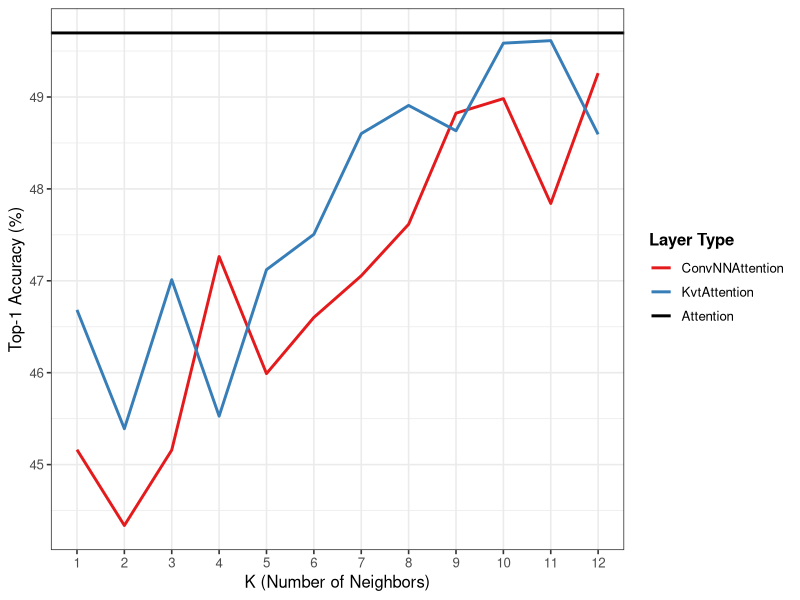
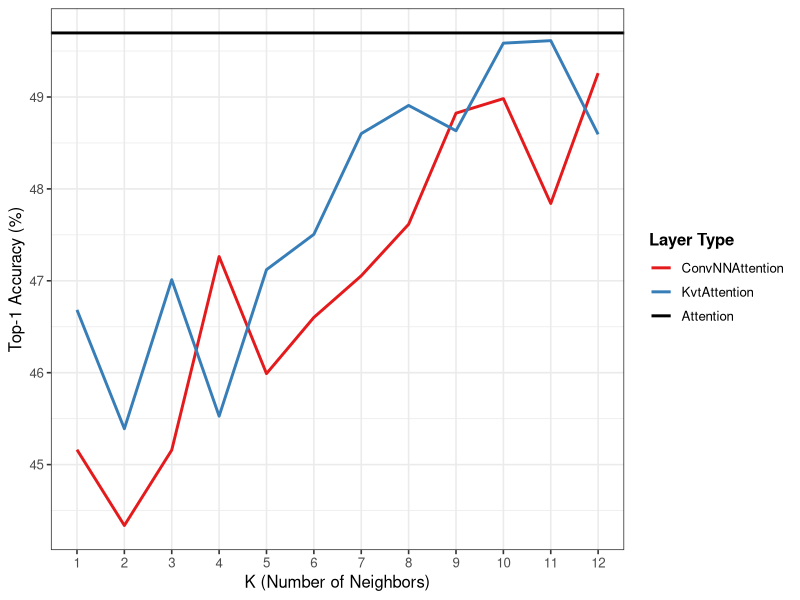

Write the R code that produced these figures, in order.
library(tidyverse)
library(stringr)
library(RColorBrewer) # Needed for brewer.pal()

### K: 1-12
# --- Data Reading ---
setwd("/Users/mingikang/Developer/Convolutional-Nearest-Neighbor-Attention/Final_Output/")
df <- read_csv("csv/K_test.csv")

# --- Data Preparation ---
df_cifar = df %>%
  filter(dataset == "ViT-Tiny-CIFAR100") %>%
  select(layer,
         K,
         BestAcc = best_test_accuracy_top1,
         AveAcc = ave_test_accuracy_top1
  )

# Split data
attention = df_cifar %>%
  filter(layer == "Attention")


convnn = df_cifar %>%
  filter(layer != "Attention")  %>%
  mutate(K = as.numeric(K)) %>% # *** FIX 1: Convert K to a number ***
  filter(K != 16 & K != 25 & K != 36) # Filter using numbers

# --- Setup for Scales (to merge legends) ---

# Get all unique layer names
convnn_layers = unique(convnn$layer)
all_layers = c(convnn_layers, "Attention")

# 1. Define linetypes: "Attention" is dotted, others solid
linetype_values = setNames(
  c(rep("solid", length(convnn_layers)), "solid"),
  all_layers
)
# 2. Define colors (REVISED)
n_convnn_layers = length(convnn_layers)

# Get a palette of at least 3 colors, or more if needed
base_palette = brewer.pal(max(3, n_convnn_layers), "Set1")

# Take only the first n colors from that palette
convnn_colors = base_palette[1:n_convnn_layers]

# Assign colors: "Attention" is black, others from the palette
color_values = setNames(
  c(convnn_colors, "black"),
  all_layers
)

# --- Create the Plot ---
k_plot <- ggplot() + # Start with a blank canvas

  # Layer 1: ConvNN lines
  geom_line(
    data = convnn,
    aes(x = K,
        y = AveAcc,
        color = factor(layer),
        linetype = factor(layer)
    ),
    linewidth = 1
  ) +

  # Layer 2: Attention horizontal line
  geom_hline(
    data = attention,
    aes(yintercept = AveAcc,
        color = factor(layer),
        linetype = factor(layer)   # Use factor() for consistency
    ),
    linewidth = 1.0
  ) +

  # --- Customize Scales and Legends ---

  # Use scale_color_manual to control all colors
  scale_color_manual(
    name = "Layer Type", # Renamed legend title
    values = color_values
  ) +

  # Use scale_linetype_manual to control all linetypes
  scale_linetype_manual(
    name = "Layer Type", # Use same name to merge legends
    values = linetype_values
  ) +

  # --- Customize Axes and Labels ---
  scale_x_continuous(
    breaks = seq(1, 12, by = 1),
    minor_breaks = NULL,
    limits = c(1, 12)
  ) +
  scale_y_continuous(
    # breaks = seq(46, 51, by=0.5),
    # minor_breaks = NULL
  ) +
  labs(
    x = "K (Number of Neighbors)",
    y = "Top-1 Accuracy (%)"
  ) +

  # --- Apply a Theme ---
  theme_bw(base_size = 12) +
  theme(
    legend.position = "right",
    legend.title = element_text(face = "bold")
  )


# 
# # --- Data Preparation ---
# df_cifar = df %>% 
#   filter(dataset == "ViT-Tiny-CIFAR10") %>%
#   select(layer, 
#          K, 
#          BestAcc = best_test_accuracy_top1, 
#          AveAcc = ave_test_accuracy_top1
#   ) 
# 
# # Split data
# attention = df_cifar %>%
#   filter(layer == "Attention") 
# 
# 
# convnn = df_cifar %>%
#   filter(layer != "Attention")  %>% 
#   mutate(K = as.numeric(K)) %>%
#   filter(K %in% c(1, 4, 9, 16, 25, 36))
# 
# # --- Setup for Scales (to merge legends) ---
# 
# # Get all unique layer names
# convnn_layers = unique(convnn$layer)
# all_layers = c(convnn_layers, "Attention")
# 
# # 1. Define linetypes: "Attention" is dotted, others solid
# linetype_values = setNames(
#   c(rep("solid", length(convnn_layers)), "solid"), 
#   all_layers
# )
# # 2. Define colors (REVISED)
# n_convnn_layers = length(convnn_layers)
# 
# # Get a palette of at least 3 colors, or more if needed
# base_palette = brewer.pal(max(3, n_convnn_layers), "Set1")
# 
# # Take only the first n colors from that palette
# convnn_colors = base_palette[1:n_convnn_layers]
# 
# # Assign colors: "Attention" is black, others from the palette
# color_values = setNames(
#   c(convnn_colors, "black"),
#   all_layers
# )
# 
# # --- Create the Plot ---
# k_plot <- ggplot() + # Start with a blank canvas
#   
#   # Layer 1: ConvNN lines
#   geom_line(
#     data = convnn, 
#     aes(x = K, 
#         y = AveAcc, 
#         color = factor(layer), 
#         linetype = factor(layer)
#     ), 
#     linewidth = 1
#   ) +
#   
#   # Layer 2: Attention horizontal line
#   geom_hline(
#     data = attention, 
#     aes(yintercept = AveAcc, 
#         color = factor(layer),     
#         linetype = factor(layer)   # Use factor() for consistency
#     ), 
#     linewidth = 1.0
#   ) +
#   
#   # --- Customize Scales and Legends ---
#   
#   # Use scale_color_manual to control all colors
#   scale_color_manual(
#     name = "Layer Type", # Renamed legend title
#     values = color_values
#   ) +
#   
#   # Use scale_linetype_manual to control all linetypes
#   scale_linetype_manual(
#     name = "Layer Type", # Use same name to merge legends
#     values = linetype_values
#   ) +
#   
#   # --- Customize Axes and Labels ---
#   scale_x_continuous(
#     breaks = c(1, 4, 9, 16, 25, 36),
#     minor_breaks = NULL, 
#     limits = c(1, 36)
#   ) + 
#   scale_y_continuous(
#     breaks = seq(73, 79, by=0.5),
#     minor_breaks = NULL
#   ) +
#   # scale_y_continuous(
#   #    breaks = seq(46, 51, by=0.5), 
#   #    minor_breaks = NULL
#   # ) + 
#   labs(
#     x = "K (Number of Neighbors)",
#     y = "Top-1 Accuracy (%)"
#   ) +
#   
#   # --- Apply a Theme ---
#   theme_bw(base_size = 12) +
#   theme(
#     legend.position = "right",
#     legend.title = element_text(face = "bold")
#   )

# Print the plot
print(k_plot)


save_path <- "/Users/mingikang/Developer/Convolutional-Nearest-Neighbor-Attention/Final_Output/plots/cifar100_k_test.png"

# Step 3: (Optional) Save the plot
ggsave(
  save_path,
  plot = k_plot,
  width = 6,
  height = 6,
  units = "in",
  dpi = 300,
  bg = "white"
)
